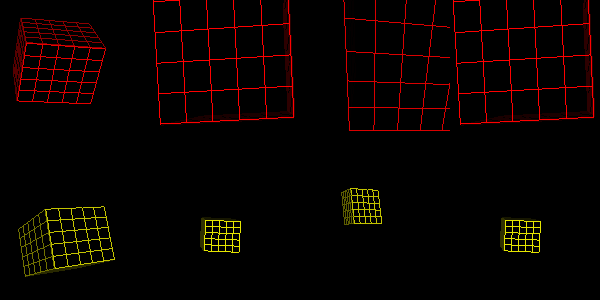

Recreate this plot in Python.
#!/usr/bin/env python

# Test vtkAbstractTransform coverage with linear, perspective, and general transforms.

import vtkmodules.vtkInteractionStyle  # noqa: F401
import vtkmodules.vtkRenderingFreeType  # noqa: F401
import vtkmodules.vtkRenderingOpenGL2  # noqa: F401

from vtkmodules.vtkCommonMath import vtkMatrix4x4
from vtkmodules.vtkCommonTransforms import (
    vtkGeneralTransform,
    vtkPerspectiveTransform,
    vtkTransform,
)
from vtkmodules.vtkFiltersCore import vtkAppendPolyData
from vtkmodules.vtkFiltersGeneral import vtkTransformPolyDataFilter
from vtkmodules.vtkFiltersSources import vtkPlaneSource
from vtkmodules.vtkRenderingCore import (
    vtkActor,
    vtkDataSetMapper,
    vtkRenderWindow,
    vtkRenderWindowInteractor,
    vtkRenderer,
)

# Create six plane sources forming a cube
plane_1 = vtkPlaneSource()
plane_1.SetOrigin(0.5, 0.508, -0.5)
plane_1.SetPoint1(-0.5, 0.508, -0.5)
plane_1.SetPoint2(0.5, 0.508, 0.5)
plane_1.SetXResolution(5)
plane_1.SetYResolution(5)
plane_1.Update()

plane_2 = vtkPlaneSource()
plane_2.SetOrigin(-0.508, 0.5, -0.5)
plane_2.SetPoint1(-0.508, -0.5, -0.5)
plane_2.SetPoint2(-0.508, 0.5, 0.5)
plane_2.SetXResolution(5)
plane_2.SetYResolution(5)
plane_2.Update()

plane_3 = vtkPlaneSource()
plane_3.SetOrigin(-0.5, -0.508, -0.5)
plane_3.SetPoint1(0.5, -0.508, -0.5)
plane_3.SetPoint2(-0.5, -0.508, 0.5)
plane_3.SetXResolution(5)
plane_3.SetYResolution(5)
plane_3.Update()

plane_4 = vtkPlaneSource()
plane_4.SetOrigin(0.508, -0.5, -0.5)
plane_4.SetPoint1(0.508, 0.5, -0.5)
plane_4.SetPoint2(0.508, -0.5, 0.5)
plane_4.SetXResolution(5)
plane_4.SetYResolution(5)
plane_4.Update()

plane_5 = vtkPlaneSource()
plane_5.SetOrigin(0.5, 0.5, -0.508)
plane_5.SetPoint1(0.5, -0.5, -0.508)
plane_5.SetPoint2(-0.5, 0.5, -0.508)
plane_5.SetXResolution(5)
plane_5.SetYResolution(5)
plane_5.Update()

plane_6 = vtkPlaneSource()
plane_6.SetOrigin(0.5, 0.5, 0.508)
plane_6.SetPoint1(-0.5, 0.5, 0.508)
plane_6.SetPoint2(0.5, -0.5, 0.508)
plane_6.SetXResolution(5)
plane_6.SetYResolution(5)
plane_6.Update()

# Append together
append = vtkAppendPolyData()
append.AddInputData(plane_1.GetOutput())
append.AddInputData(plane_2.GetOutput())
append.AddInputData(plane_3.GetOutput())
append.AddInputData(plane_4.GetOutput())
append.AddInputData(plane_5.GetOutput())
append.AddInputData(plane_6.GetOutput())

# Set up transforms
t_linear = vtkTransform()
t_perspective = vtkPerspectiveTransform()
t_general = vtkGeneralTransform()

# Linear transform
t_linear.Scale(1.2, 1.0, 0.8)
t_linear.RotateX(30)
t_linear.RotateY(10)
t_linear.RotateZ(80)
t_linear.Translate(0.2, 0.3, -0.1)
t_linear.Update()

# Perspective transform
t_perspective.SetInput(t_linear)
t_perspective.SetInput(t_linear.GetInverse())
t_perspective.Scale(2, 2, 2)
# These should cancel
t_perspective.AdjustViewport(-0.5, 0.5, -0.5, 0.5, -1, 1, -1, 1)
t_perspective.AdjustViewport(-1, 1, -1, 1, -0.5, 0.5, -0.5, 0.5)
# Shear transformation
t_perspective.Shear(0.2, 0.3, 0.0)
t_perspective.Update()
# The following 6 operations cancel out
t_perspective.RotateWXYZ(30, 1, 1, 1)
t_perspective.RotateWXYZ(-30, 1, 1, 1)
t_perspective.Scale(2, 2, 2)
t_perspective.Scale(0.5, 0.5, 0.5)
t_perspective.Translate(10, 0.1, 0.3)
t_perspective.Translate(-10, -0.1, -0.3)
t_perspective.Concatenate(t_linear)
# Test push and pop
t_perspective.Push()
t_perspective.RotateX(30)
t_perspective.RotateY(10)
t_perspective.RotateZ(80)
t_perspective.Translate(0.1, -0.2, 0.0)
# Copy of transform
t_new = t_perspective.MakeTransform()
t_new.DeepCopy(t_perspective)
t_perspective.Pop()

# General transform
t_general.SetInput(t_linear)
t_general.SetInput(t_perspective)
t_general.PostMultiply()
t_general.Concatenate(t_new)
t_general.Concatenate(t_new.GetInverse())
t_general.PreMultiply()
# The following 6 operations cancel out
t_general.RotateWXYZ(30, 1, 1, 1)
t_general.RotateWXYZ(-30, 1, 1, 1)
t_general.Scale(2, 2, 2)
t_general.Scale(0.5, 0.5, 0.5)
t_general.Translate(10, 0.1, 0.3)
t_general.Translate(-10, -0.1, -0.3)

# Linear transform and inverse
filter_11 = vtkTransformPolyDataFilter()
filter_11.SetInputConnection(append.GetOutputPort())
filter_11.SetTransform(t_linear)
mapper_11 = vtkDataSetMapper()
mapper_11.SetInputConnection(filter_11.GetOutputPort())
actor_11 = vtkActor()
actor_11.SetMapper(mapper_11)
actor_11.GetProperty().SetColor(1, 0, 0)
actor_11.GetProperty().SetRepresentationToWireframe()
renderer_0 = vtkRenderer()
renderer_0.SetViewport(0.0, 0.5, 0.25, 1.0)
renderer_0.ResetCamera(-0.5, 0.5, -0.5, 0.5, -1, 1)
renderer_0.AddActor(actor_11)

filter_12 = vtkTransformPolyDataFilter()
filter_12.SetInputConnection(append.GetOutputPort())
filter_12.SetTransform(t_linear.GetInverse())
mapper_12 = vtkDataSetMapper()
mapper_12.SetInputConnection(filter_12.GetOutputPort())
actor_12 = vtkActor()
actor_12.SetMapper(mapper_12)
actor_12.GetProperty().SetColor(0.9, 0.9, 0)
actor_12.GetProperty().SetRepresentationToWireframe()
renderer_1 = vtkRenderer()
renderer_1.SetViewport(0.0, 0.0, 0.25, 0.5)
renderer_1.ResetCamera(-0.5, 0.5, -0.5, 0.5, -1, 1)
renderer_1.AddActor(actor_12)

# Perspective transform and inverse
filter_21 = vtkTransformPolyDataFilter()
filter_21.SetInputConnection(append.GetOutputPort())
filter_21.SetTransform(t_perspective)
mapper_21 = vtkDataSetMapper()
mapper_21.SetInputConnection(filter_21.GetOutputPort())
actor_21 = vtkActor()
actor_21.SetMapper(mapper_21)
actor_21.GetProperty().SetColor(1, 0, 0)
actor_21.GetProperty().SetRepresentationToWireframe()
renderer_2 = vtkRenderer()
renderer_2.SetViewport(0.25, 0.5, 0.50, 1.0)
renderer_2.ResetCamera(-0.5, 0.5, -0.5, 0.5, -1, 1)
renderer_2.AddActor(actor_21)

filter_22 = vtkTransformPolyDataFilter()
filter_22.SetInputConnection(append.GetOutputPort())
filter_22.SetTransform(t_perspective.GetInverse())
mapper_22 = vtkDataSetMapper()
mapper_22.SetInputConnection(filter_22.GetOutputPort())
actor_22 = vtkActor()
actor_22.SetMapper(mapper_22)
actor_22.GetProperty().SetColor(0.9, 0.9, 0)
actor_22.GetProperty().SetRepresentationToWireframe()
renderer_3 = vtkRenderer()
renderer_3.SetViewport(0.25, 0.0, 0.50, 0.5)
renderer_3.ResetCamera(-0.5, 0.5, -0.5, 0.5, -1, 1)
renderer_3.AddActor(actor_22)

# Copied transform and inverse
matrix = vtkMatrix4x4()
matrix.SetElement(3, 0, 0.1)
matrix.SetElement(3, 1, 0.2)
matrix.SetElement(3, 2, 0.5)

filter_31 = vtkTransformPolyDataFilter()
filter_31.SetInputConnection(append.GetOutputPort())
filter_31.SetTransform(t_new)
mapper_31 = vtkDataSetMapper()
mapper_31.SetInputConnection(filter_31.GetOutputPort())
actor_31 = vtkActor()
actor_31.SetMapper(mapper_31)
actor_31.GetProperty().SetColor(1, 0, 0)
actor_31.GetProperty().SetRepresentationToWireframe()
renderer_4 = vtkRenderer()
renderer_4.SetViewport(0.50, 0.5, 0.75, 1.0)
renderer_4.ResetCamera(-0.5, 0.5, -0.5, 0.5, -1, 1)
renderer_4.AddActor(actor_31)

filter_32 = vtkTransformPolyDataFilter()
filter_32.SetInputConnection(append.GetOutputPort())
filter_32.SetTransform(t_new.GetInverse())
mapper_32 = vtkDataSetMapper()
mapper_32.SetInputConnection(filter_32.GetOutputPort())
actor_32 = vtkActor()
actor_32.SetMapper(mapper_32)
actor_32.GetProperty().SetColor(0.9, 0.9, 0)
actor_32.GetProperty().SetRepresentationToWireframe()
renderer_5 = vtkRenderer()
renderer_5.SetViewport(0.5, 0.0, 0.75, 0.5)
renderer_5.ResetCamera(-0.5, 0.5, -0.5, 0.5, -1, 1)
renderer_5.AddActor(actor_32)

# General transform and inverse
filter_41 = vtkTransformPolyDataFilter()
filter_41.SetInputConnection(append.GetOutputPort())
filter_41.SetTransform(t_general)
mapper_41 = vtkDataSetMapper()
mapper_41.SetInputConnection(filter_41.GetOutputPort())
actor_41 = vtkActor()
actor_41.SetMapper(mapper_41)
actor_41.GetProperty().SetColor(1, 0, 0)
actor_41.GetProperty().SetRepresentationToWireframe()
renderer_6 = vtkRenderer()
renderer_6.SetViewport(0.75, 0.5, 1.0, 1.0)
renderer_6.ResetCamera(-0.5, 0.5, -0.5, 0.5, -1, 1)
renderer_6.AddActor(actor_41)

filter_42 = vtkTransformPolyDataFilter()
filter_42.SetInputConnection(append.GetOutputPort())
filter_42.SetTransform(t_general.GetInverse())
mapper_42 = vtkDataSetMapper()
mapper_42.SetInputConnection(filter_42.GetOutputPort())
actor_42 = vtkActor()
actor_42.SetMapper(mapper_42)
actor_42.GetProperty().SetColor(0.9, 0.9, 0)
actor_42.GetProperty().SetRepresentationToWireframe()
renderer_7 = vtkRenderer()
renderer_7.SetViewport(0.75, 0.0, 1.0, 0.5)
renderer_7.ResetCamera(-0.5, 0.5, -0.5, 0.5, -1, 1)
renderer_7.AddActor(actor_42)

render_window = vtkRenderWindow()
render_window.AddRenderer(renderer_0)
render_window.AddRenderer(renderer_1)
render_window.AddRenderer(renderer_2)
render_window.AddRenderer(renderer_3)
render_window.AddRenderer(renderer_4)
render_window.AddRenderer(renderer_5)
render_window.AddRenderer(renderer_6)
render_window.AddRenderer(renderer_7)
render_window.SetWindowName("transform coverage")
render_window.SetMultiSamples(0)
render_window.SetSize(600, 300)

interactor = vtkRenderWindowInteractor()
interactor.SetRenderWindow(render_window)

interactor.Initialize()
interactor.Start()
